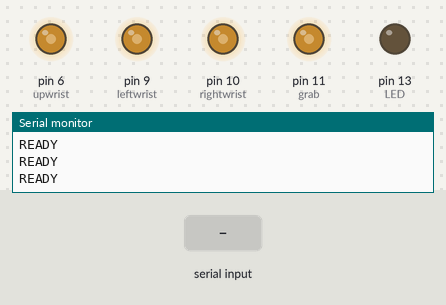
This sketch was run on a simulated Arduino Uno, built with avr-gcc and run on an emulated ATmega328P. Shown: output pins drawn as LEDs (lit = HIGH), the last lines printed to the serial monitor. The test bench sets the inputs (shaded band).

Above: at 1.2 s.
1.3 s: "STOP\n" received over Serial
At 2.3 s:
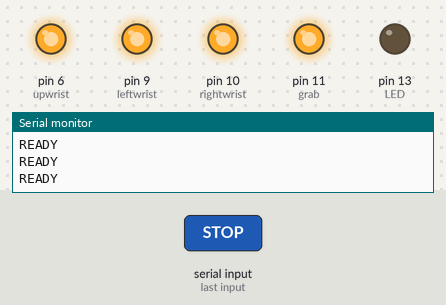
2.8 s: "DANCE\n" received over Serial
At 3.1 s:
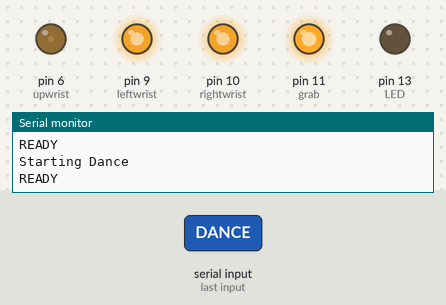
4.3 s: "Y:90\n" received over Serial
At 5.9 s:
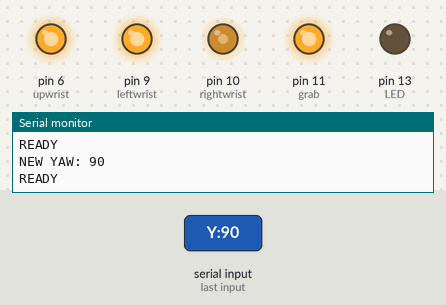
6.3 s: "P:90\n" received over Serial
At 7.4 s:
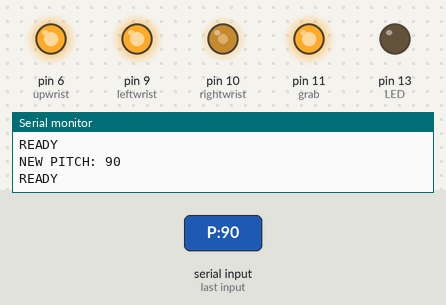
8.3 s: "G:90\n" received over Serial
At 10.2 s:
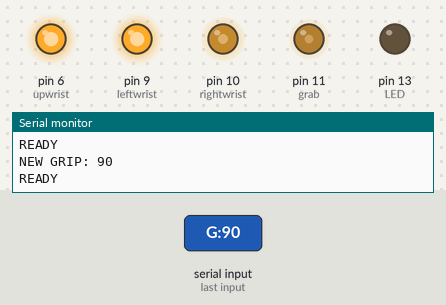
Timing chart, 0 to 11.3 s (numbered marks = the images above; inputs shaded):
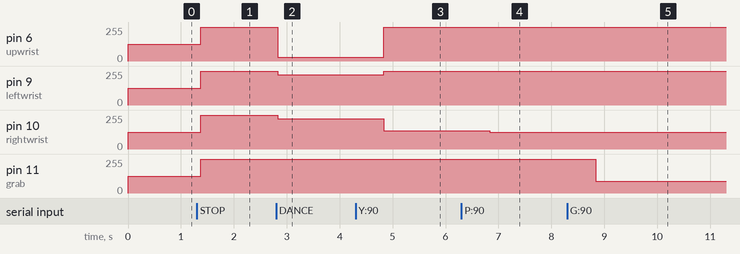

The sketch:

forearm_control.ino
```cpp
// PinOuts

int upwrist = 6;
int leftwrist = 9;
int rightwrist = 10;
int grab = 11;
int LED = 13;

// Position Variables

int Up = 90;
int Left = 90;
int Right = 90;
int Hand = 90;

// Timer variables
long TimerA = 0;
long TimerB = 0;
boolean LED_state = 0;


// Command variables

int U = 255*pow(2, -1);
int Hand_U = 255;
int Pitch = 100;
int Yaw = 0;
int Grip = 0;

// Serial
String inputString = "";
boolean stringComplete = false;

//dance stuff
int pitch[9] = {0 , 64,  127, 64, 0, -64, -127, -64, 0};
int yaw[9] = {127, 64, 0, -64, -127, -64, 0, 64, 127};
int grip[9] = {100,100,100,100,100,100,100,100,100};
int loopCounter = -1;
boolean dancing = false;
boolean live = false;

void setup(){
  Serial.begin(9600);


  pinMode(LED, OUTPUT);
  pinMode(upwrist , OUTPUT);
  pinMode(leftwrist , OUTPUT);
  pinMode(rightwrist , OUTPUT);
  pinMode(grab , OUTPUT);

 analogWrite(upwrist, U);
 analogWrite(leftwrist, U);
 analogWrite(rightwrist, U);
 analogWrite(grab, U);

}

void loop(){
  loopCounter++;
  if(stringComplete){
     boolean negative = false;
     inputString.trim();
    if(inputString.startsWith("STOP")){
        Serial.flush();
        Serial.println("EMERGENCY STOP");
       analogWrite(upwrist, 255);
       analogWrite(leftwrist, 255);
       analogWrite(rightwrist, 255);
       analogWrite(grab, 255);
       dancing = false;
       live = false;
    }
    else if(inputString.startsWith("Y:")){
        inputString.replace("Y:","");
        inputString.trim();
        if(inputString.startsWith("-")){
          negative = true;
         inputString.replace("-","");
        }
        double tempValY = inputString.toInt();
        if(inputString == "0"){ // toInt returns 0 if it didnt parse right, so this is an end condition
          Yaw = 0;
        }
        else if(tempValY > 0){ // if it equals 0 it probably didnt parse correctly...
           Yaw = tempValY;
        }
        if(negative){
         Yaw = -Yaw;
        }
        //Serial.flush();
        Serial.print("NEW YAW: ");
        Serial.println(Yaw);
    }
    else if(inputString.startsWith("P:")){
        inputString.replace("P:","");
        inputString.trim();
        if(inputString.startsWith("-")){
          negative = true;
         inputString.replace("-","");
        }
        double tempValP = inputString.toInt();
        if(inputString == "0"){ // toInt returns 0 if it didnt parse right, so this is an end condition
          Pitch = 0;
        }
        else if(tempValP > 0){ // if it equals 0 it probably didnt parse correctly...
           Pitch = tempValP;
        }
        if(negative){
         Pitch = -Pitch;
        }
        //Serial.flush();
        Serial.print("NEW PITCH: ");
        Serial.println(Pitch);
    }
    else if(inputString.startsWith("G:")){
        inputString.replace("G:","");
        inputString.trim();
        if(inputString.startsWith("-")){
          negative = true;
         inputString.replace("-","");
        }
        double tempValG = inputString.toInt();
        if(inputString == "0"){ // toInt returns 0 if it didnt parse right, so this is an end condition
          Grip = 0;
        }
        else if(tempValG > 0){ // if it equals 0 it probably didnt parse correctly...
           Grip = tempValG;
        }
        if(negative){
         Grip = -Grip;
        }
        //Serial.flush();
        Serial.print("NEW GRIP: ");
        Serial.println(Grip);
    }
    else if(inputString.startsWith("DANCE")){
        live = false;
        dancing = true;
        loopCounter = 1;
        //Serial.flush();
        Serial.println("Starting Dance");
    }
    else if(inputString.startsWith("LIVE")){
      dancing = false;
      live = true;
      //Serial.flush();
      Serial.println("Accepting Controller Input");
    }
    else if(inputString.startsWith("Marco")){
        //Serial.flush();
        Serial.println("POLO->WRIST");
    }
    stringComplete = false;
    inputString = "";
 }
 Serial.println("READY");

  if(dancing){
    wristCommand(pitch[loopCounter],yaw[loopCounter],grip[loopCounter]);
    delay(2000); //probably way too long...
  }
  else if(live){
    wristCommand(Pitch,Yaw,Grip);
  }
}

void wristCommand(int pitch, int yaw, int grip){ //grip: 255->0
  // Command Generation
  Up = U - Pitch;
  Left = U + Pitch + Yaw;
  Right = U + Pitch - Yaw;
  Hand = Hand_U + Grip;


// Overshoot Protection

  if(Up > 255){
   Up = 255;
  }
    if(Left > 255){
   Up = 255;
  }
    if(Right > 255){
   Up = 255;
  }
    if(Hand > 255){
   Up = 255;
  }
    if(Up < 0){
   Up = 0;
  }
      if(Left < 0){
   Up = 0;
  }
      if(Right < 0){
   Up = 0;
  }
      if(Hand < 0){
   Up = 0;
  }

  // Command Execution

 analogWrite(upwrist, Up);
 analogWrite(leftwrist, Left);
 analogWrite(rightwrist, Right);
 analogWrite(grab, Hand);
}

void serialEvent() {////Serial event loop (outside of normal/main loop)
  while (Serial.available()) {
    // get the new byte:
    char inChar = (char)Serial.read();
    // add it to the inputString:
    if (inChar == '\n') {
      stringComplete = true;
    }
    else{
      inputString += inChar;
      digitalWrite(13, LOW);
    }
  }
}
```

Measured:
- after the input at 1.3 s, pin 6 (upwrist), pin 9 (leftwrist), pin 10 (rightwrist), pin 11 (grab): 127/255 → 255/255 after 0.08 s
- after the input at 2.8 s, pin 6 (upwrist): 255/255 → 27/255 at once; pin 9 (leftwrist), pin 10 (rightwrist): 255/255 → 227/255 at once
- after the input at 4.3 s, pin 6 (upwrist): 27/255 → 255/255 after 0.54 s; pin 9 (leftwrist): 227/255 → 255/255 after 0.54 s; pin 10 (rightwrist): 227/255 → 137/255 after 0.54 s
- after the input at 6.3 s, pin 10 (rightwrist): 137/255 → 127/255 after 0.54 s
- after the input at 8.3 s, pin 11 (grab): 255/255 → 89/255 after 0.54 s
